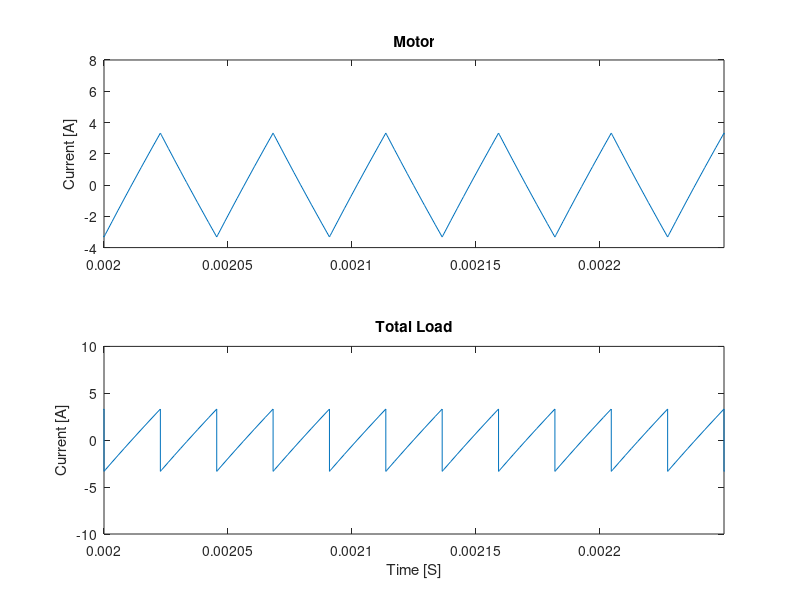
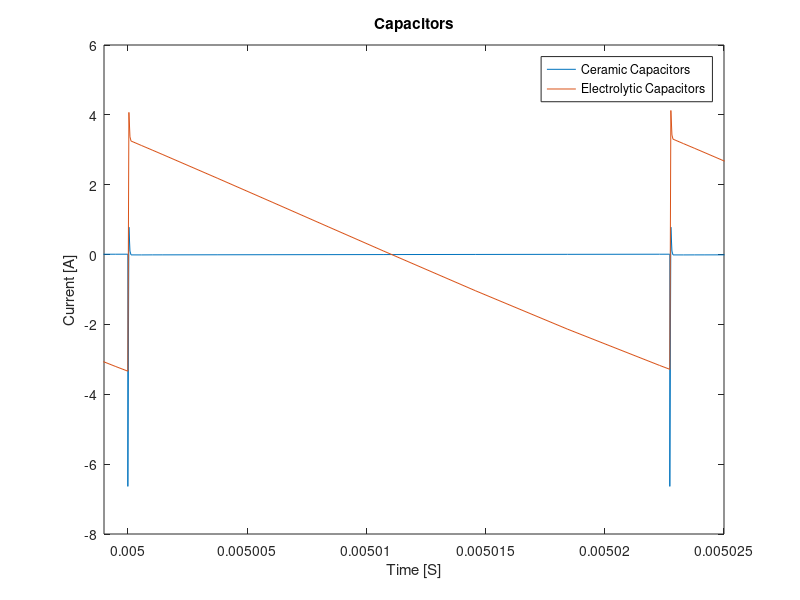

These charts were generated, in order, by the following MATLAB code: (Note: this script raises an error after producing the figures.)
clear all; close all; clc;
M_load = csvread('load_current.csv');
load_time = M_load(:,1);
load_current = M_load(:,2);

M_motor = csvread('motor_current.csv');
motor_time = M_motor(:,1);
motor_current = M_motor(:,2);

figure 
subplot(2,1,1)
plot(motor_time,motor_current)
title('Motor')
%xlabel('Time [S]')
ylabel('Current [A]')
xlim([2e-3 2.25e-3])

subplot(2,1,2)
plot(load_time,load_current)
title('Total Load')
xlabel('Time [S]')
ylabel('Current [A]')
xlim([2e-3 2.25e-3])

%matlab2tikz('sim_currents.tex')



%% CAP PLOT

M_cap = csvread('cap_current.csv');
cap_time = M_cap(:,1);
cap_cera_current = M_cap(:,2);
cap_elec_current = M_cap(:,3);


figure
plot(cap_time,cap_cera_current,cap_time,cap_elec_current)
title('Capacitors')
xlabel('Time [S]')
ylabel('Current [A]')
xlim([4.999e-3 5.025e-3])
legend('Ceramic Capacitors','Electrolytic Capacitors')
matlab2tikz('cap_currents.tex')